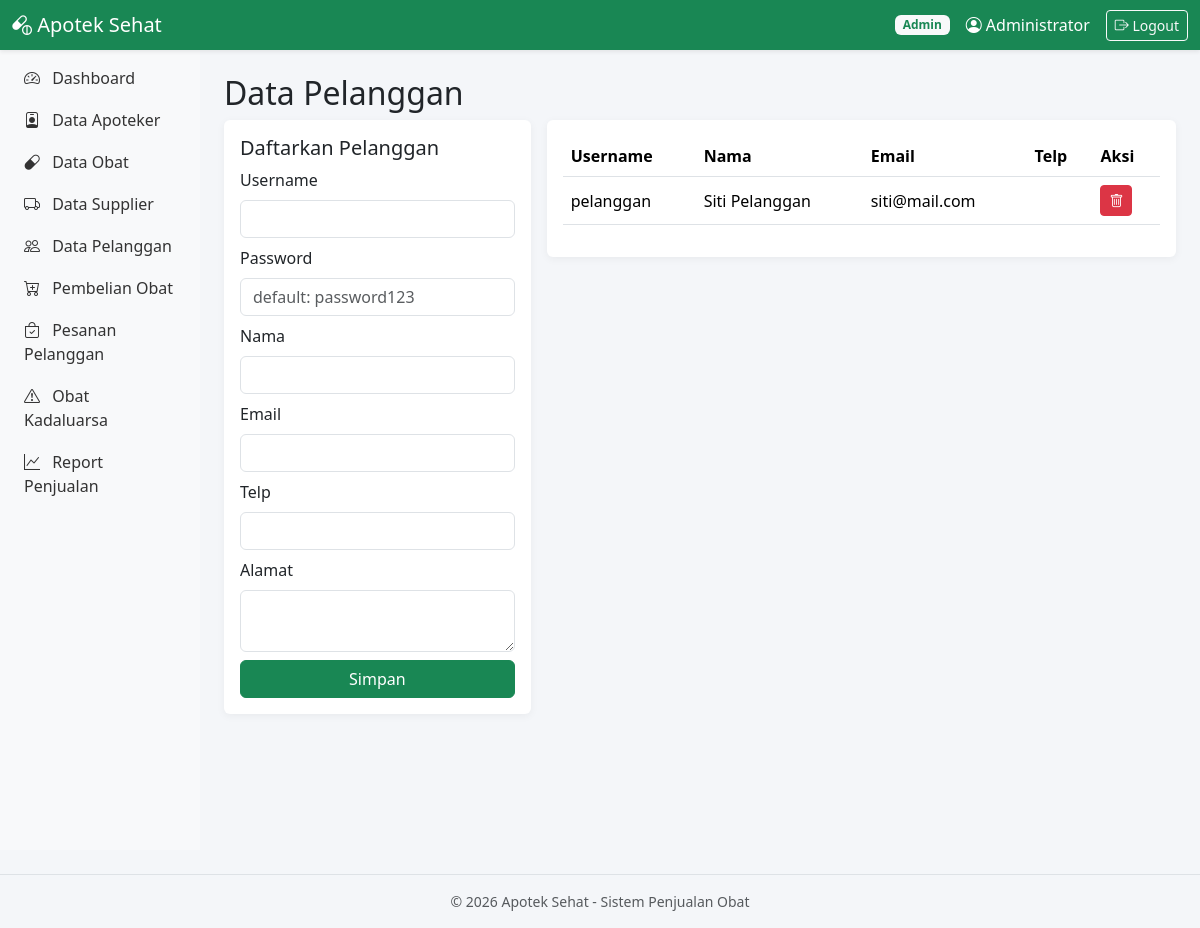
/admin/pelanggan.php (signed in), run on the app's committed database.
### tables this page shows
CREATE TABLE IF NOT EXISTS users (
  id INT AUTO_INCREMENT PRIMARY KEY,
  username VARCHAR(50) NOT NULL UNIQUE,
  password VARCHAR(255) NOT NULL,
  nama_lengkap VARCHAR(100) NOT NULL,
  email VARCHAR(100),
  no_telp VARCHAR(20),
  alamat TEXT,
  role ENUM('admin','apoteker','pelanggan') NOT NULL,
  status ENUM('aktif','nonaktif') DEFAULT 'aktif',
  created_at TIMESTAMP DEFAULT CURRENT_TIMESTAMP
);

### includes/auth.php (called while the page is built, shortened)
<?php
function e($s){ return htmlspecialchars((string)$s, ENT_QUOTES, 'UTF-8'); }

### admin/pelanggan.php (the view, shortened to what this page needs)
<?php
require_once __DIR__.'/../includes/header.php';
$rows=$conn->query("SELECT * FROM users WHERE role='pelanggan' ORDER BY id DESC")->fetchAll();
?>
<h2>Data Pelanggan</h2>
<div class="row g-3">
<div class="col-md-4"><div class="card p-3"><h5>Daftarkan Pelanggan</h5>
<form method="post">
<div class="mb-2"><label class="form-label">Username</label><input name="username" class="form-control" required></div>
<div class="mb-2"><label class="form-label">Password</label><input name="password" class="form-control" placeholder="default: password123"></div>
<div class="mb-2"><label class="form-label">Nama</label><input name="nama_lengkap" class="form-control" required></div>
<div class="mb-2"><label class="form-label">Email</label><input name="email" class="form-control"></div>
<div class="mb-2"><label class="form-label">Telp</label><input name="no_telp" class="form-control"></div>
<div class="mb-2"><label class="form-label">Alamat</label><textarea name="alamat" class="form-control"></textarea></div>
<button class="btn btn-success w-100">Simpan</button></form></div></div>
<div class="col-md-8"><div class="card p-3"><div class="table-responsive"><table class="table align-middle">
<thead><tr><th>Username</th><th>Nama</th><th>Email</th><th>Telp</th><th>Aksi</th></tr></thead><tbody>
<?php foreach($rows as $r):?>
<tr><td><?= e($r['username']) ?></td><td><?= e($r['nama_lengkap']) ?></td><td><?= e($r['email']) ?></td><td><?= e($r['no_telp']) ?></td>
<td><a class="btn btn-sm btn-danger" href="?delete=<?= $r['id'] ?>" onclick="return confirm('Hapus?')"><i class="bi bi-trash"></i></a></td></tr>
<?php endforeach;?>
</tbody></table></div></div></div></div>
<?php require __DIR__.'/../includes/footer.php'; ?>

### assets/css/style.css (style rules this page uses)
body { background:#f4f6f9;font-family:'Segoe UI',sans-serif }
.card { border:none;box-shadow:0 2px 8px rgba(0,0,0,.05) }
.table thead { background:#198754;color:#fff }

### data on the page
users: username "pelanggan", nama_lengkap "Siti Pelanggan", email "siti@mail.com"

### other printed values
$role "Admin"
$nama "Administrator"
